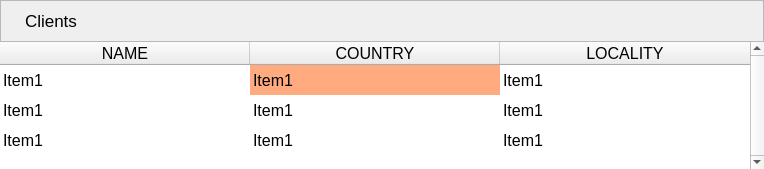
                     <widget class="QWidget" name="clients_page">
                      <layout class="QGridLayout" name="gridLayout_2">
                       <property name="leftMargin">
                        <number>0</number>
                       </property>
                       <property name="topMargin">
                        <number>0</number>
                       </property>
                       <property name="rightMargin">
                        <number>0</number>
                       </property>
                       <property name="bottomMargin">
                        <number>0</number>
                       </property>
                       <property name="spacing">
                        <number>0</number>
                       </property>
                       <item row="0" column="0">
                        <widget class="QFrame" name="clients_frame">
                         <property name="font">
                          <font>
                           <pointsize>10</pointsize>
                          </font>
                         </property>
                         <property name="frameShape">
                          <enum>QFrame::NoFrame</enum>
                         </property>
                         <property name="frameShadow">
                          <enum>QFrame::Raised</enum>
                         </property>
                         <layout class="QGridLayout" name="gridLayout_18">
                          <property name="leftMargin">
                           <number>0</number>
                          </property>
                          <property name="topMargin">
                           <number>0</number>
                          </property>
                          <property name="rightMargin">
                           <number>0</number>
                          </property>
                          <property name="bottomMargin">
                           <number>0</number>
                          </property>
                          <property name="spacing">
                           <number>0</number>
                          </property>
                          <item row="0" column="0">
                           <widget class="QFrame" name="clients_top_frame">
                            <property name="styleSheet">
                             <string notr="true">QFrame{border-bottom:1px solid  rgb(44, 49, 60);}</string>
                            </property>
                            <property name="frameShape">
                             <enum>QFrame::StyledPanel</enum>
                            </property>
                            <property name="frameShadow">
                             <enum>QFrame::Raised</enum>
                            </property>
                            <layout class="QHBoxLayout" name="horizontalLayout_10">
                             <item>
                              <widget class="QLabel" name="label_3">
                               <property name="font">
                                <font>
                                 <pointsize>12</pointsize>
                                </font>
                               </property>
                               <property name="text">
                                <string/>
                               </property>
                               <property name="pixmap">
                                <pixmap resource="../files.qrc">:/16x16/icons/16x16/cil-user.png</pixmap>
                               </property>
                               <property name="scaledContents">
                                <bool>false</bool>
                               </property>
                              </widget>
                             </item>
                             <item>
                              <widget class="QLabel" name="clients_label">
                               <property name="font">
                                <font>
                                 <family>Segoe UI</family>
                                 <pointsize>13</pointsize>
                                </font>
                               </property>
                               <property name="styleSheet">
                                <string notr="true">QLabel{border:none}</string>
                               </property>
                               <property name="text">
                                <string>Clients</string>
                               </property>
                              </widget>
                             </item>
                             <item>
                              <spacer name="horizontalSpacer_4">
                               <property name="orientation">
                                <enum>Qt::Horizontal</enum>
                               </property>
                               <property name="sizeHint" stdset="0">
                                <size>
                                 <width>40</width>
                                 <height>20</height>
                                </size>
                               </property>
                              </spacer>
                             </item>
                             <item>
                              <widget class="QPushButton" name="cli_add_btn">
                               <property name="cursor">
                                <cursorShape>PointingHandCursor</cursorShape>
                               </property>
                               <property name="toolTip">
                                <string>Add Client</string>
                               </property>
                               <property name="text">
                                <string/>
                               </property>
                               <property name="icon">
                                <iconset>
                                 <normaloff>:/24x24/baseline_note_add_white_24dp.png</normaloff>:/24x24/baseline_note_add_white_24dp.png</iconset>
                               </property>
                               <property name="iconSize">
                                <size>
                                 <width>24</width>
                                 <height>24</height>
                                </size>
                               </property>
                               <property name="flat">
                                <bool>true</bool>
                               </property>
                              </widget>
                             </item>
                            </layout>
                           </widget>
                          </item>
                          <item row="1" column="0">
                           <widget class="QTableWidget" name="cli_table">
                            <property name="font">
                             <font>
                              <family>Segoe UI</family>
                              <pointsize>12</pointsize>
                             </font>
                            </property>
                            <property name="focusPolicy">
                             <enum>Qt::NoFocus</enum>
                            </property>
                            <property name="styleSheet">
                             <string notr="true"/>
                            </property>
                            <property name="frameShape">
                             <enum>QFrame::NoFrame</enum>
                            </property>
                            <property name="frameShadow">
                             <enum>QFrame::Raised</enum>
                            </property>
                            <property name="verticalScrollBarPolicy">
                             <enum>Qt::ScrollBarAlwaysOn</enum>
                            </property>
                            <property name="sizeAdjustPolicy">
                             <enum>QAbstractScrollArea::AdjustToContents</enum>
                            </property>
                            <property name="editTriggers">
                             <set>QAbstractItemView::NoEditTriggers</set>
                            </property>
                            <property name="alternatingRowColors">
                             <bool>false</bool>
                            </property>
                            <property name="selectionMode">
                             <enum>QAbstractItemView::SingleSelection</enum>
                            </property>
                            <property name="selectionBehavior">
                             <enum>QAbstractItemView::SelectRows</enum>
                            </property>
                            <property name="showGrid">
                             <bool>false</bool>
                            </property>
                            <property name="gridStyle">
                             <enum>Qt::DashLine</enum>
                            </property>
                            <property name="sortingEnabled">
                             <bool>true</bool>
                            </property>
                            <property name="wordWrap">
                             <bool>true</bool>
                            </property>
                            <property name="rowCount">
                             <number>3</number>
                            </property>
                            <attribute name="horizontalHeaderDefaultSectionSize">
                             <number>250</number>
                            </attribute>
                            <attribute name="verticalHeaderVisible">
                             <bool>false</bool>
                            </attribute>
                            <row>
                             <property name="text">
                              <string>New Row</string>
                             </property>
                            </row>
                            <row>
                             <property name="text">
                              <string>New Row</string>
                             </property>
                            </row>
                            <row>
                             <property name="text">
                              <string>New Row</string>
                             </property>
                            </row>
                            <column>
                             <property name="text">
                              <string>NAME</string>
                             </property>
                            </column>
                            <column>
                             <property name="text">
                              <string>COUNTRY</string>
                             </property>
                            </column>
                            <column>
                             <property name="text">
                              <string>LOCALITY</string>
                             </property>
                            </column>
                            <item row="0" column="0">
                             <property name="text">
                              <string>Item1</string>
                             </property>
                            </item>
                            <item row="0" column="1">
                             <property name="text">
                              <string>Item1</string>
                             </property>
                             <property name="background">
                              <brush brushstyle="SolidPattern">
                               <color alpha="255">
                                <red>255</red>
                                <green>170</green>
                                <blue>127</blue>
                               </color>
                              </brush>
                             </property>
                            </item>
                            <item row="0" column="2">
                             <property name="text">
                              <string>Item1</string>
                             </property>
                            </item>
                            <item row="1" column="0">
                             <property name="text">
                              <string>Item1</string>
                             </property>
                            </item>
                            <item row="1" column="1">
                             <property name="text">
                              <string>Item1</string>
                             </property>
                            </item>
                            <item row="1" column="2">
                             <property name="text">
                              <string>Item1</string>
                             </property>
                            </item>
                            <item row="2" column="0">
                             <property name="text">
                              <string>Item1</string>
                             </property>
                            </item>
                            <item row="2" column="1">
                             <property name="text">
                              <string>Item1</string>
                             </property>
                            </item>
                            <item row="2" column="2">
                             <property name="text">
                              <string>Item1</string>
                             </property>
                            </item>
                           </widget>
                          </item>
                         </layout>
                        </widget>
                       </item>
                      </layout>
                     </widget>
